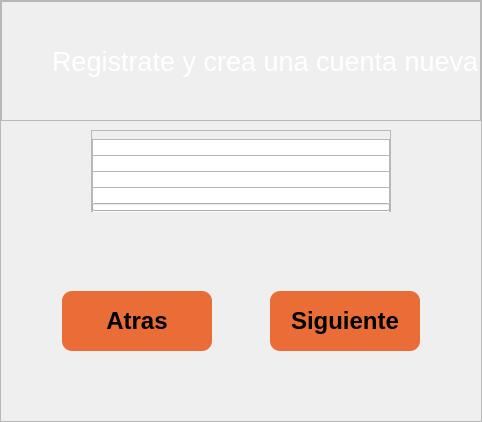
              <widget class="QFrame" name="frame_new">
               <property name="maximumSize">
                <size>
                 <width>0</width>
                 <height>0</height>
                </size>
               </property>
               <property name="layoutDirection">
                <enum>Qt::LeftToRight</enum>
               </property>
               <property name="frameShape">
                <enum>QFrame::StyledPanel</enum>
               </property>
               <property name="frameShadow">
                <enum>QFrame::Raised</enum>
               </property>
               <layout class="QVBoxLayout" name="verticalLayout_11">
                <property name="spacing">
                 <number>0</number>
                </property>
                <property name="leftMargin">
                 <number>0</number>
                </property>
                <property name="topMargin">
                 <number>0</number>
                </property>
                <property name="rightMargin">
                 <number>0</number>
                </property>
                <property name="bottomMargin">
                 <number>0</number>
                </property>
                <item>
                 <widget class="QFrame" name="frame_imagen_pype_3">
                  <property name="minimumSize">
                   <size>
                    <width>0</width>
                    <height>120</height>
                   </size>
                  </property>
                  <property name="maximumSize">
                   <size>
                    <width>16777215</width>
                    <height>500</height>
                   </size>
                  </property>
                  <property name="frameShape">
                   <enum>QFrame::StyledPanel</enum>
                  </property>
                  <property name="frameShadow">
                   <enum>QFrame::Raised</enum>
                  </property>
                  <layout class="QHBoxLayout" name="horizontalLayout_21">
                   <property name="spacing">
                    <number>0</number>
                   </property>
                   <property name="leftMargin">
                    <number>50</number>
                   </property>
                   <property name="topMargin">
                    <number>0</number>
                   </property>
                   <property name="rightMargin">
                    <number>0</number>
                   </property>
                   <property name="bottomMargin">
                    <number>0</number>
                   </property>
                   <item>
                    <widget class="QLabel" name="label_saludo_2">
                     <property name="maximumSize">
                      <size>
                       <width>16777215</width>
                       <height>16777215</height>
                      </size>
                     </property>
                     <property name="font">
                      <font>
                       <pointsize>20</pointsize>
                       <weight>50</weight>
                       <bold>false</bold>
                      </font>
                     </property>
                     <property name="styleSheet">
                      <string notr="true">color:white;</string>
                     </property>
                     <property name="text">
                      <string>Registrate y crea una cuenta nueva</string>
                     </property>
                     <property name="alignment">
                      <set>Qt::AlignLeading|Qt::AlignLeft|Qt::AlignVCenter</set>
                     </property>
                    </widget>
                   </item>
                  </layout>
                 </widget>
                </item>
                <item>
                 <widget class="QFrame" name="horizontalFrame">
                  <property name="minimumSize">
                   <size>
                    <width>0</width>
                    <height>100</height>
                   </size>
                  </property>
                  <layout class="QHBoxLayout" name="horizontalLayout_4">
                   <item>
                    <widget class="QFrame" name="frame_usuarios_3">
                     <property name="maximumSize">
                      <size>
                       <width>300</width>
                       <height>16777215</height>
                      </size>
                     </property>
                     <property name="layoutDirection">
                      <enum>Qt::LeftToRight</enum>
                     </property>
                     <property name="frameShape">
                      <enum>QFrame::StyledPanel</enum>
                     </property>
                     <property name="frameShadow">
                      <enum>QFrame::Raised</enum>
                     </property>
                     <layout class="QVBoxLayout" name="verticalLayout_12">
                      <property name="spacing">
                       <number>0</number>
                      </property>
                      <property name="leftMargin">
                       <number>0</number>
                      </property>
                      <property name="topMargin">
                       <number>0</number>
                      </property>
                      <property name="rightMargin">
                       <number>0</number>
                      </property>
                      <property name="bottomMargin">
                       <number>0</number>
                      </property>
                      <item>
                       <widget class="QLabel" name="label_17">
                        <property name="minimumSize">
                         <size>
                          <width>0</width>
                          <height>60</height>
                         </size>
                        </property>
                        <property name="maximumSize">
                         <size>
                          <width>16777215</width>
                          <height>60</height>
                         </size>
                        </property>
                        <property name="font">
                         <font>
                          <pointsize>20</pointsize>
                          <weight>50</weight>
                          <bold>false</bold>
                         </font>
                        </property>
                        <property name="styleSheet">
                         <string notr="true">color:white;</string>
                        </property>
                        <property name="text">
                         <string>Username</string>
                        </property>
                        <property name="alignment">
                         <set>Qt::AlignCenter</set>
                        </property>
                       </widget>
                      </item>
                      <item>
                       <widget class="QTextEdit" name="textUsername">
                        <property name="minimumSize">
                         <size>
                          <width>0</width>
                          <height>50</height>
                         </size>
                        </property>
                        <property name="maximumSize">
                         <size>
                          <width>16777215</width>
                          <height>50</height>
                         </size>
                        </property>
                        <property name="font">
                         <font>
                          <family>Segoe UI Variable</family>
                          <pointsize>18</pointsize>
                         </font>
                        </property>
                        <property name="layoutDirection">
                         <enum>Qt::LeftToRight</enum>
                        </property>
                        <property name="styleSheet">
                         <string notr="true">color:white;</string>
                        </property>
                        <property name="tabChangesFocus">
                         <bool>true</bool>
                        </property>
                       </widget>
                      </item>
                      <item>
                       <widget class="QLabel" name="label_18">
                        <property name="minimumSize">
                         <size>
                          <width>0</width>
                          <height>60</height>
                         </size>
                        </property>
                        <property name="maximumSize">
                         <size>
                          <width>16777215</width>
                          <height>60</height>
                         </size>
                        </property>
                        <property name="font">
                         <font>
                          <pointsize>20</pointsize>
                          <weight>50</weight>
                          <bold>false</bold>
                         </font>
                        </property>
                        <property name="styleSheet">
                         <string notr="true">color:white;</string>
                        </property>
                        <property name="text">
                         <string>Nombre</string>
                        </property>
                        <property name="alignment">
                         <set>Qt::AlignCenter</set>
                        </property>
                       </widget>
                      </item>
                      <item>
                       <widget class="QTextEdit" name="textName">
                        <property name="minimumSize">
                         <size>
                          <width>0</width>
                          <height>50</height>
                         </size>
                        </property>
                        <property name="maximumSize">
                         <size>
                          <width>16777215</width>
                          <height>50</height>
                         </size>
                        </property>
                        <property name="font">
                         <font>
                          <family>Segoe UI Variable</family>
                          <pointsize>18</pointsize>
                         </font>
                        </property>
                        <property name="styleSheet">
                         <string notr="true">color:white;</string>
                        </property>
                        <property name="tabChangesFocus">
                         <bool>true</bool>
                        </property>
                       </widget>
                      </item>
                      <item>
                       <widget class="QLabel" name="label_19">
                        <property name="minimumSize">
                         <size>
                          <width>0</width>
                          <height>60</height>
                         </size>
                        </property>
                        <property name="maximumSize">
                         <size>
                          <width>16777215</width>
                          <height>60</height>
                         </size>
                        </property>
                        <property name="font">
                         <font>
                          <pointsize>20</pointsize>
                          <weight>50</weight>
                          <bold>false</bold>
                         </font>
                        </property>
                        <property name="styleSheet">
                         <string notr="true">color:white;</string>
                        </property>
                        <property name="text">
                         <string>Apellidos</string>
                        </property>
                        <property name="alignment">
                         <set>Qt::AlignCenter</set>
                        </property>
                       </widget>
                      </item>
                      <item>
                       <widget class="QTextEdit" name="textLast">
                        <property name="minimumSize">
                         <size>
                          <width>0</width>
                          <height>50</height>
                         </size>
                        </property>
                        <property name="maximumSize">
                         <size>
                          <width>16777215</width>
                          <height>50</height>
                         </size>
                        </property>
                        <property name="font">
                         <font>
                          <family>Segoe UI Variable</family>
                          <pointsize>18</pointsize>
                         </font>
                        </property>
                        <property name="styleSheet">
                         <string notr="true">color:white;</string>
                        </property>
                        <property name="tabChangesFocus">
                         <bool>true</bool>
                        </property>
                       </widget>
                      </item>
                      <item>
                       <widget class="QLabel" name="label_20">
                        <property name="minimumSize">
                         <size>
                          <width>0</width>
                          <height>60</height>
                         </size>
                        </property>
                        <property name="maximumSize">
                         <size>
                          <width>16777215</width>
                          <height>60</height>
                         </size>
                        </property>
                        <property name="font">
                         <font>
                          <pointsize>20</pointsize>
                          <weight>50</weight>
                          <bold>false</bold>
                         </font>
                        </property>
                        <property name="styleSheet">
                         <string notr="true">color:white;</string>
                        </property>
                        <property name="text">
                         <string>Código</string>
                        </property>
                        <property name="alignment">
                         <set>Qt::AlignCenter</set>
                        </property>
                       </widget>
                      </item>
                      <item>
                       <widget class="QTextEdit" name="textCode">
                        <property name="minimumSize">
                         <size>
                          <width>0</width>
                          <height>50</height>
                         </size>
                        </property>
                        <property name="maximumSize">
                         <size>
                          <width>16777215</width>
                          <height>50</height>
                         </size>
                        </property>
                        <property name="font">
                         <font>
                          <family>Segoe UI Variable</family>
                          <pointsize>18</pointsize>
                         </font>
                        </property>
                        <property name="styleSheet">
                         <string notr="true">color:white;</string>
                        </property>
                        <property name="tabChangesFocus">
                         <bool>true</bool>
                        </property>
                       </widget>
                      </item>
                      <item>
                       <widget class="QLabel" name="label_21">
                        <property name="minimumSize">
                         <size>
                          <width>0</width>
                          <height>60</height>
                         </size>
                        </property>
                        <property name="maximumSize">
                         <size>
                          <width>16777215</width>
                          <height>60</height>
                         </size>
                        </property>
                        <property name="font">
                         <font>
                          <pointsize>20</pointsize>
                          <weight>50</weight>
                          <bold>false</bold>
                         </font>
                        </property>
                        <property name="styleSheet">
                         <string notr="true">color:white;</string>
                        </property>
                        <property name="text">
                         <string>Contraseña</string>
                        </property>
                        <property name="alignment">
                         <set>Qt::AlignCenter</set>
                        </property>
                       </widget>
                      </item>
                      <item>
                       <widget class="QLineEdit" name="textPassword">
                        <property name="maximumSize">
                         <size>
                          <width>16777215</width>
                          <height>50</height>
                         </size>
                        </property>
                        <property name="font">
                         <font>
                          <family>Segoe UI Variable</family>
                          <pointsize>18</pointsize>
                         </font>
                        </property>
                        <property name="styleSheet">
                         <string notr="true">color:white;</string>
                        </property>
                        <property name="echoMode">
                         <enum>QLineEdit::Password</enum>
                        </property>
                        <property name="cursorMoveStyle">
                         <enum>Qt::LogicalMoveStyle</enum>
                        </property>
                       </widget>
                      </item>
                     </layout>
                    </widget>
                   </item>
                  </layout>
                 </widget>
                </item>
                <item>
                 <widget class="QFrame" name="verticalFrame_10">
                  <property name="minimumSize">
                   <size>
                    <width>0</width>
                    <height>200</height>
                   </size>
                  </property>
                  <property name="maximumSize">
                   <size>
                    <width>16777215</width>
                    <height>200</height>
                   </size>
                  </property>
                  <property name="layoutDirection">
                   <enum>Qt::RightToLeft</enum>
                  </property>
                  <layout class="QHBoxLayout" name="horizontalLayout_7">
                   <item>
                    <widget class="QPushButton" name="btn_next">
                     <property name="minimumSize">
                      <size>
                       <width>150</width>
                       <height>60</height>
                      </size>
                     </property>
                     <property name="maximumSize">
                      <size>
                       <width>150</width>
                       <height>60</height>
                      </size>
                     </property>
                     <property name="font">
                      <font>
                       <pointsize>18</pointsize>
                       <weight>75</weight>
                       <bold>true</bold>
                      </font>
                     </property>
                     <property name="styleSheet">
                      <string notr="true">QPushButton::QAbstractButton:icon {
	color: rgb(255, 255, 255);
}

QPushButton {
	border: none;
	border-radius: 10px;
	background-color: #EA6C36;
	color: rgb(0, 0, 0);
}

QPushButton:hover {
	border: none;
	background-color: #EA6C56;
	border-radius: 10px;
	color: rgb(0,0, 0)
}</string>
                     </property>
                     <property name="text">
                      <string>Siguiente</string>
                     </property>
                    </widget>
                   </item>
                   <item>
                    <widget class="QPushButton" name="btn_atras1">
                     <property name="minimumSize">
                      <size>
                       <width>150</width>
                       <height>60</height>
                      </size>
                     </property>
                     <property name="maximumSize">
                      <size>
                       <width>150</width>
                       <height>60</height>
                      </size>
                     </property>
                     <property name="font">
                      <font>
                       <pointsize>18</pointsize>
                       <weight>75</weight>
                       <bold>true</bold>
                      </font>
                     </property>
                     <property name="styleSheet">
                      <string notr="true">QPushButton::QAbstractButton:icon {
	color: rgb(255, 255, 255);
}

QPushButton {
	border: none;
	border-radius: 10px;
	background-color: #EA6C36;
	color: rgb(0, 0, 0);
}

QPushButton:hover {
	border: none;
	background-color: #EA6C56;
	border-radius: 10px;
	color: rgb(0,0, 0)
}</string>
                     </property>
                     <property name="text">
                      <string>Atras</string>
                     </property>
                    </widget>
                   </item>
                  </layout>
                 </widget>
                </item>
               </layout>
              </widget>
